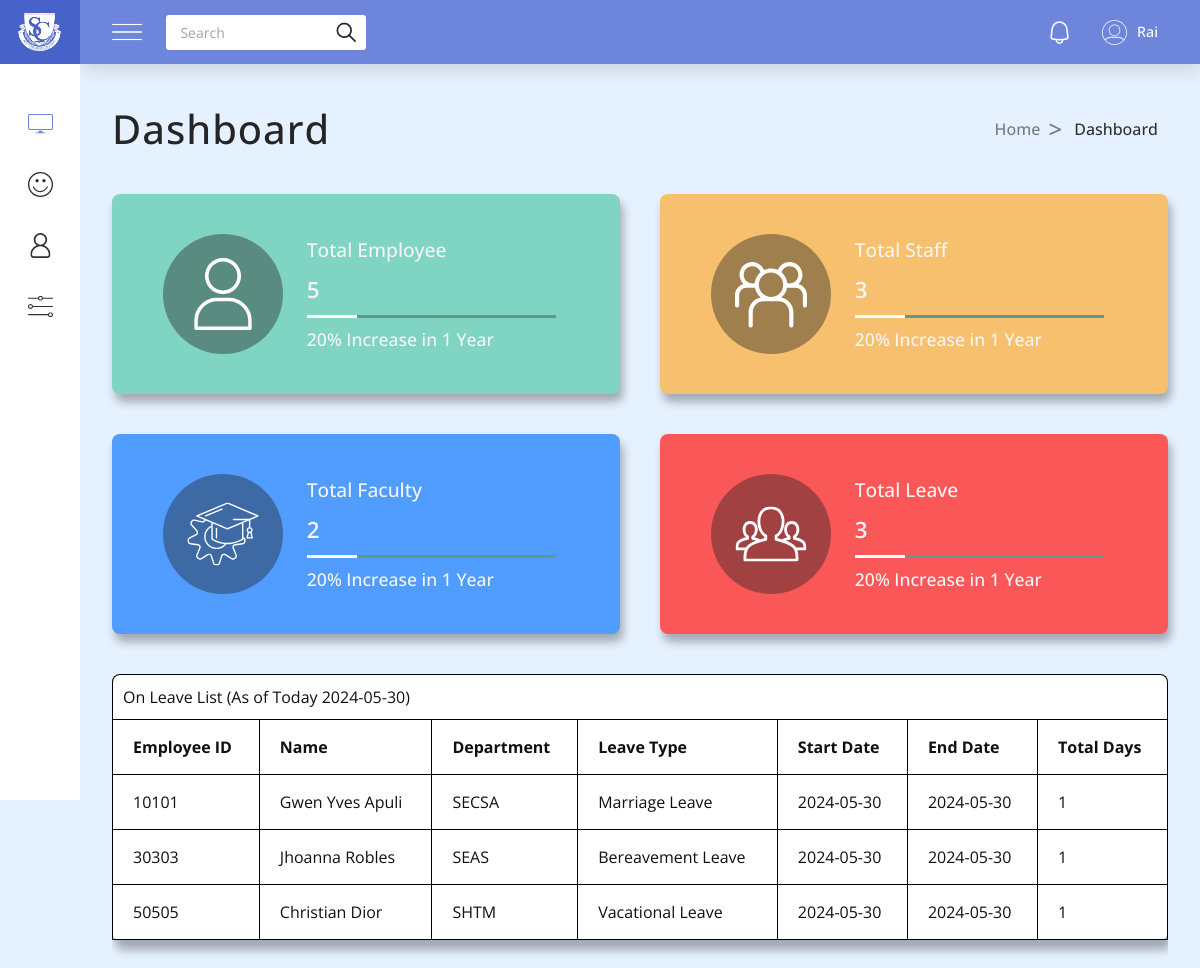
The page /admin/index.php (signed in) on the database its author committed.
### tables this page shows
CREATE TABLE `leave_tbl` (
  `leave_id` int(11) NOT NULL,
  `employee_id` int(11) NOT NULL,
  `employee_name` varchar(255) NOT NULL,
  `department` varchar(255) NOT NULL,
  `leave_type` varchar(255) NOT NULL,
  `date_applied` datetime NOT NULL,
  `reason` varchar(255) NOT NULL,
  `from_date` date NOT NULL,
  `to_date` date NOT NULL,
  `total_days_leave` int(11) NOT NULL,
  `application_status` varchar(255) NOT NULL,
  `destination` varchar(255) NOT NULL,
  `accompany_with` varchar(255) NOT NULL,
  `balance_days` varchar(100) NOT NULL,
  `read_status` tinyint(1) DEFAULT 0
);

### admin/index.php (the view, shortened to what this page needs)
<?php
$currentDate = date('Y-m-d');
$active = "dashboard"
?>
<!DOCTYPE html>
<html lang="en">
<head>
    <link rel="stylesheet" href="styles/nav.css" />
    <link rel="stylesheet" href="styles/index.css" />
</head>
<body>
    <?php require 'partials/aside.php' ?>
    <?php require 'partials/nav.php' ?>
    <section class="section">
        <div class="section-title">
            <h1>Dashboard</h1>
            <div class="breadcrumbs">
                <a href="/hrms/admin/">Home</a>
                <a href="#">Dashboard</a>
            </div>
        </div>
        <div class="dashboard-boxes">
            <div class="box employee">
                <div class="box-img">
                    <img src="images/box (1).svg" alt="" />
                </div>
                <div class="box-info">
                    <h1>Total Employee</h1>
                    <?php
                    $sql1 = "SELECT COUNT(*) as count FROM employee_tbl";
                    $sql2 = "SELECT COUNT(*) as count FROM faculty_tbl";
                    $result1 = mysqli_query($conn, $sql1);
                    $result2 = mysqli_query($conn, $sql2);
                    $row1 = mysqli_fetch_assoc($result1);
                    $row2 = mysqli_fetch_assoc($result2);
                    $total = $row1['count'] + $row2['count'];
                    echo '<h2>' . $total . '</h2>';
                    ?>
                    <div class="percentage">
                        <div></div>
                    </div>
                    <h3>20% Increase in 1 Year</h3>
                </div>
            </div>
            <div class="box staff">
                <div class="box-img">
                    <img src="images/box (2).svg" alt="" />
                </div>
                <div class="box-info">
                    <h1>Total Staff</h1>
                    <?php
                    $sql = "SELECT COUNT(*) as count FROM employee_tbl";
                    $result = mysqli_query($conn, $sql);
                    $row = mysqli_fetch_assoc($result);
                    echo '<h2>' . $row['count'] . '</h2>';
                    ?>
                    <div class="percentage">
                        <div></div>
                    </div>
                    <h3>20% Increase in 1 Year</h3>
                </div>
            </div>
            <div class="box faculty">
                <div class="box-img">
                    <img src="images/box (3).svg" alt="" />
                </div>
                <div class="box-info">
                    <h1>Total Faculty</h1>
                    <?php
                    $sql = "SELECT COUNT(*) as count FROM faculty_tbl";
                    $result = mysqli_query($conn, $sql);
                    $row = mysqli_fetch_assoc($result);
                    echo '<h2>' . $row['count'] . '</h2>';
                    ?>
                    <div class="percentage">
                        <div></div>
                    </div>
                    <h3>20% Increase in 1 Year</h3>
                </div>
            </div>
            <div class="box fulltime">
                <div class="box-img">
                    <img src="images/box (4).svg" alt="" />
                </div>
                <div class="box-info">
                    <h1>Total Leave</h1>
                    <?php
                    $sql = "SELECT COUNT(*) as count
             FROM leave_tbl
             WHERE application_status = 'APPROVED'
             AND to_date >= ?";
                    $stmt = mysqli_prepare($conn, $sql);
                    if ($stmt) {
                        mysqli_stmt_bind_param($stmt, "s", $currentDate);
                        mysqli_stmt_execute($stmt);
                        $result = mysqli_stmt_get_result($stmt);
                        if ($row = mysqli_fetch_assoc($result)) {
                            echo '<h2>' . $row['count'] . '</h2>';
                        } else {
                            echo '<h2>0</h2>';
                        }
                    } else {
                        echo "Error in SQL statement: " . mysqli_error($conn);
                    }
                    ?>
                    <div class="percentage">
                        <div></div>
                    </div>
                    <h3>20% Increase in 1 Year</h3>
                </div>
            </div>
        </div>
        <div class="dashboard-table">
            <table>
                <div class="table-title">
                    <h1>On Leave List (As of Today <?php echo $currentDate ?>)</h1>
                </div>
                <thead>
                    <tr>
                        <th>Employee ID</th>
                        <th>Name</th>
                        <th>Department</th>
                        <th>Leave Type</th>
                        <th>Start Date</th>
                        <th>End Date</th>
                        <th>Total Days</th>
                    </tr>
                </thead>
                <tbody>
                    <?php
                    $query = mysqli_query($conn, "SELECT * FROM `leave_tbl` WHERE application_status = 'APPROVED' AND '$currentDate' BETWEEN `from_date` AND `to_date`");
                    while ($row = mysqli_fetch_array($query)) {
                    ?>
                        <tr>
                            <td><label><?php echo $row['employee_id']; ?></label></td>
                            <td><label><?php echo $row['employee_name']; ?></label></td>
                            <td><label><?php echo $row['department']; ?></label></td>
                            <td><label><?php echo $row['leave_type']; ?></label></td>
                            <td><label><?php echo $row['from_date']; ?></label></td>
                            <td><label><?php echo $row['to_date']; ?></label></td>
                            <td><label><?php echo $row['total_days_leave']; ?></label></td>
                        </tr>
                    <?php }
                    ?>
                </tbody>
            </table>
        </div>
    </section>
</body>
</html>

### admin/styles/index.css (style rules this page uses)
body { display: flex; }
.dashboard-boxes { display: grid; grid-template-columns: repeat(2, minmax(300px, 1fr)); grid-template-rows: repeat(2, minmax(200px, 1fr)); gap: 2.5rem; }
.dashboard-boxes .box { display: flex; justify-content: start; align-items: center; padding: 1rem 0; padding-left: 10%; padding-right: 4rem; gap: 1.5rem; color: #f5f5f5; border-radius: 8px; box-shadow: 3px 8px 10px rgba(0, 0, 0, 0.3); }
.box.employee { background: #80d4c2; }
.box.staff { background: #f6c06e; }
.box.faculty { background: #519cff; }
.box.fulltime { background: #fa5858; }
.box.employee .box-img { background: #598b80; }
.box.staff .box-img { background: #a07f4e; }
.box.faculty .box-img { background: #3d6aa5; }
.box.fulltime .box-img { background: #a24141; }
.box .box-img { width: 120px; height: 120px; padding: 1.5rem; border-radius: 100%; flex-shrink: 0; }
.box .box-img img { max-width: 100%; height: 100%; object-fit: cover; flex-shrink: 0; }
.box .box-info { width: 100%; display: flex; flex-direction: column; gap: 8px; }
.box .box-info h1 { font-size: 1.2rem; font-weight: 500; }
.box .box-info h2 { font-size: 1.4rem; font-weight: 600; }
.box .box-info h3 { font-size: 1.1rem; font-weight: 500; }
.box .percentage { width: 100%; height: var(--percentage-height); background: #65968b; }
.box .percentage div { width: 20%; height: var(--percentage-height); background: white; }
.dashboard-table { width: 100%; padding: 2.5rem 0; display: flex; flex-direction: column; overflow-x: hidden; }
.table-title { width: 100%; padding: 10px; background: #FFF; box-shadow: 0 10px 10px rgba(0, 0, 0, 0.3); border-top-left-radius: 8px; border-top-right-radius: 8px; border: 1px solid black; border-bottom: 0; }
.dashboard-table table { width: 100%; border-collapse: collapse; table-layout: auto; background: #FFF; box-shadow: 3px 10px 10px rgba(0, 0, 0, 0.3); border-bottom-left-radius: 8px; border-bottom-right-radius: 8px; overflow-x: auto; }
.dashboard-table table th, .dashboard-table table td { text-align: start; border: 1px solid black; padding: 15px; padding-left: 20px; overflow: hidden; text-overflow: ellipsis; }

### admin/styles/main.css (style rules this page uses)
*, *::after, *::before { margin: 0; padding: 0; box-sizing: border-box; font-family: "Open Sans", Arial, sans-serif; }
:root { --primary-color: #e6f1ff; --secondary-color: #101010; --sidebar-open-width: 18rem; --navbar-height: 4rem; --sidebar-close-width: 5rem; --percentage-height: 3px; --m-navbar-height: 4rem; }
body { min-height: 100vh; background: var(--primary-color); color: var(--secondary-color); }
body, h1, h2, h3, p, ul, li { margin: 0; padding: 0; }
a { color: blue; text-decoration: none; }
img { max-width: 100%; height: auto; }
.section { width: 100%; padding: 2rem; padding-top: var(--navbar-height); padding-bottom: 2rem; }
.section-title { width: 100%; display: flex; justify-content: space-between; align-items: center; color: #252525; padding: 2.2rem 0; }
.section-title h1 { font-size: 2.5rem; font-weight: 500; letter-spacing: 1px; }
.section-title .breadcrumbs { display: flex; justify-content: center; align-items: center; }
.section-title .breadcrumbs a { display: flex; justify-content: center; align-items: center; font-size: 16px; font-weight: 500; padding: 10px; color: #303030; }
.section-title .breadcrumbs > :not(:last-child) { position: relative; padding-right: 1.5rem; color: #767a7f; }
.section-title .breadcrumbs > :not(:last-child)::after { content: ">"; position: absolute; right: 2px; font-size: 1.5rem; }

### rows shown on the page
leave_tbl: employee "10101", employee_name "Gwen Yves Apuli", department "SECSA", leave_type "Marriage Leave", from_date "2024-05-30", to_date "2024-05-30", total_days_leave "1"
leave_tbl: employee "30303", employee_name "Jhoanna Robles", department "SEAS", leave_type "Bereavement Leave", from_date "2024-05-30", to_date "2024-05-30", total_days_leave "1"
leave_tbl: employee "50505", employee_name "Christian Dior", department "SHTM", leave_type "Vacational Leave", from_date "2024-05-30", to_date "2024-05-30", total_days_leave "1"

### other values the page prints
$total "5"
$row['count'] "3"
$row['count'] "2"
